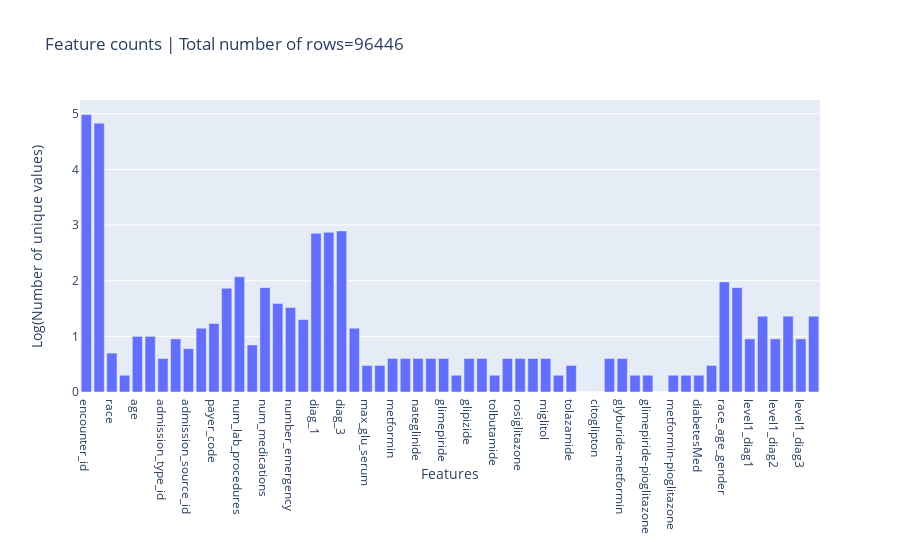
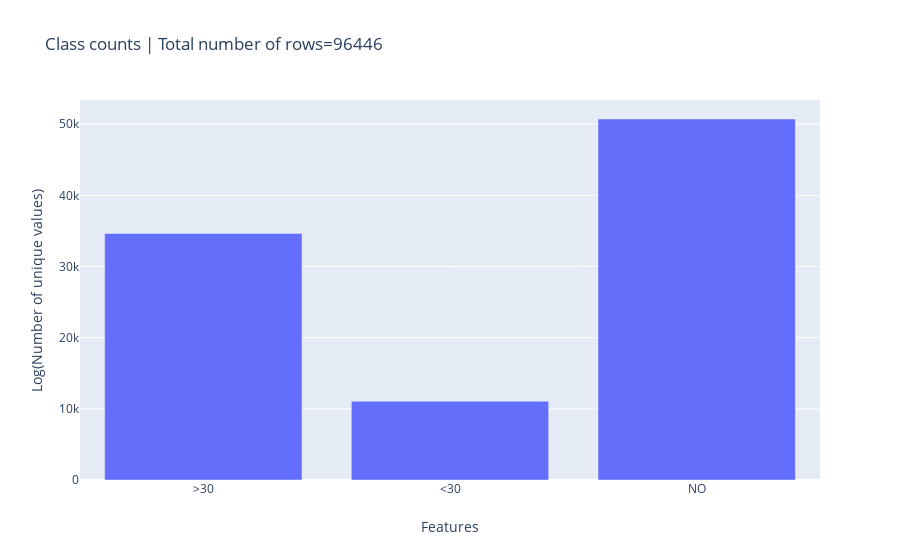
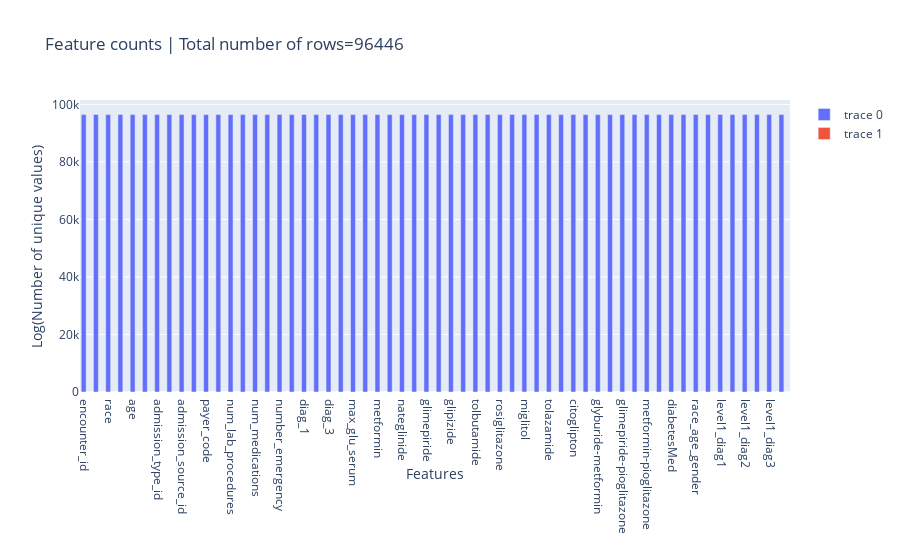

Source (notebook cell) for these figures, in order:
### Code cell
EDA = ExploratoryDataAnalysis(data)
EDA.plot_class_counts()
EDA.plot_class_count()
EDA.plot_missing_count()

### Figure 1 — Plotly figure (JSON) as saved in the notebook; plotly's stock layout.template omitted (floating-point values rounded to 4 significant figures)
{"data": [{"type": "bar", "x": ["encounter_id", "patient_nbr", "race", "gender", "age", "weight", "admission_type_id", "discharge_disposition_id", "admission_source_id", "time_in_hospital", "payer_code", "medical_specialty", "num_lab_procedures", "num_procedures", "num_medications", "number_outpatient", "number_emergency", "number_inpatient", "diag_1", "diag_2", "diag_3", "number_diagnoses", "max_glu_serum", "A1Cresult", "metformin", "repaglinide", "nateglinide", "chlorpropamide", "glimepiride", "acetohexamide", "glipizide", "glyburide", "tolbutamide", "pioglitazone", "rosiglitazone", "acarbose", "miglitol", "troglitazone", "tolazamide", "examide", "citoglipton", "insulin", "glyburide-metformin", "glipizide-metformin", "glimepiride-pioglitazone", "metformin-rosiglitazone", "metformin-pioglitazone", "change", "diabetesMed", "readmitted", "race_age_gender", "num_medications_log", "level1_diag1", "level2_diag1", "level1_diag2", "level2_diag2", "level1_diag3", "level2_diag3"], "y": [4.984, 4.83, 0.699, 0.301, 1, 1, 0.6021, 0.9542, 0.7782, 1.146, 1.23, 1.863, 2.072, 0.8451, 1.875, 1.591, 1.519, 1.301, 2.852, 2.869, 2.894, 1.146, 0.4771, 0.4771, 0.6021, 0.6021, 0.6021, 0.6021, 0.6021, 0.301, 0.6021, 0.6021, 0.301, 0.6021, 0.6021, 0.6021, 0.6021, 0.301, 0.4771, 0, 0, 0.6021, 0.6021, 0.301, 0.301, 0, 0.301, 0.301, 0.301, 0.4771, 1.978, 1.875, 0.9542, 1.362, 0.9542, 1.362, 0.9542, 1.362]}], "layout": {"title": {"text": "Feature counts | Total number of rows=96446"}, "xaxis": {"title": {"text": "Features"}}, "yaxis": {"title": {"text": "Log(Number of unique values)"}}}}

### Figure 2 — Plotly figure (JSON) as saved in the notebook; plotly's stock layout.template omitted (floating-point values rounded to 4 significant figures)
{"data": [{"type": "bar", "x": [">30", "<30", "NO"], "y": [34649, 11066, 50731]}], "layout": {"title": {"text": "Class counts | Total number of rows=96446"}, "xaxis": {"title": {"text": "Features"}}, "yaxis": {"title": {"text": "Log(Number of unique values)"}}}}

### Figure 3 — Plotly figure (JSON) as saved in the notebook; plotly's stock layout.template omitted (floating-point values rounded to 4 significant figures)
{"data": [{"type": "bar", "x": ["encounter_id", "patient_nbr", "race", "gender", "age", "weight", "admission_type_id", "discharge_disposition_id", "admission_source_id", "time_in_hospital", "payer_code", "medical_specialty", "num_lab_procedures", "num_procedures", "num_medications", "number_outpatient", "number_emergency", "number_inpatient", "diag_1", "diag_2", "diag_3", "number_diagnoses", "max_glu_serum", "A1Cresult", "metformin", "repaglinide", "nateglinide", "chlorpropamide", "glimepiride", "acetohexamide", "glipizide", "glyburide", "tolbutamide", "pioglitazone", "rosiglitazone", "acarbose", "miglitol", "troglitazone", "tolazamide", "examide", "citoglipton", "insulin", "glyburide-metformin", "glipizide-metformin", "glimepiride-pioglitazone", "metformin-rosiglitazone", "metformin-pioglitazone", "change", "diabetesMed", "readmitted", "race_age_gender", "num_medications_log", "level1_diag1", "level2_diag1", "level1_diag2", "level2_diag2", "level1_diag3", "level2_diag3"], "y": [96446, 96446, 96446, 96446, 96446, 96446, 96446, 96446, 96446, 96446, 96446, 96446, 96446, 96446, 96446, 96446, 96446, 96446, 96446, 96446, 96446, 96446, 96446, 96446, 96446, 96446, 96446, 96446, 96446, 96446, 96446, 96446, 96446, 96446, 96446, 96446, 96446, 96446, 96446, 96446, 96446, 96446, 96446, 96446, 96446, 96446, 96446, 96446, 96446, 96446, 96446, 96446, 96446, 96446, 96446, 96446, 96446, 96446]}, {"type": "bar", "x": ["encounter_id", "patient_nbr", "race", "gender", "age", "weight", "admission_type_id", "discharge_disposition_id", "admission_source_id", "time_in_hospital", "payer_code", "medical_specialty", "num_lab_procedures", "num_procedures", "num_medications", "number_outpatient", "number_emergency", "number_inpatient", "diag_1", "diag_2", "diag_3", "number_diagnoses", "max_glu_serum", "A1Cresult", "metformin", "repaglinide", "nateglinide", "chlorpropamide", "glimepiride", "acetohexamide", "glipizide", "glyburide", "tolbutamide", "pioglitazone", "rosiglitazone", "acarbose", "miglitol", "troglitazone", "tolazamide", "examide", "citoglipton", "insulin", "glyburide-metformin", "glipizide-metformin", "glimepiride-pioglitazone", "metformin-rosiglitazone", "metformin-pioglitazone", "change", "diabetesMed", "readmitted", "race_age_gender", "num_medications_log", "level1_diag1", "level2_diag1", "level1_diag2", "level2_diag2", "level1_diag3", "level2_diag3"], "y": [0, 0, 0, 0, 0, 0, 0, 0, 0, 0, 0, 0, 0, 0, 0, 0, 0, 0, 0, 0, 0, 0, 0, 0, 0, 0, 0, 0, 0, 0, 0, 0, 0, 0, 0, 0, 0, 0, 0, 0, 0, 0, 0, 0, 0, 0, 0, 0, 0, 0, 0, 0, 0, 0, 0, 0, 0, 0]}], "layout": {"title": {"text": "Feature counts | Total number of rows=96446"}, "xaxis": {"title": {"text": "Features"}}, "yaxis": {"title": {"text": "Log(Number of unique values)"}}}}
